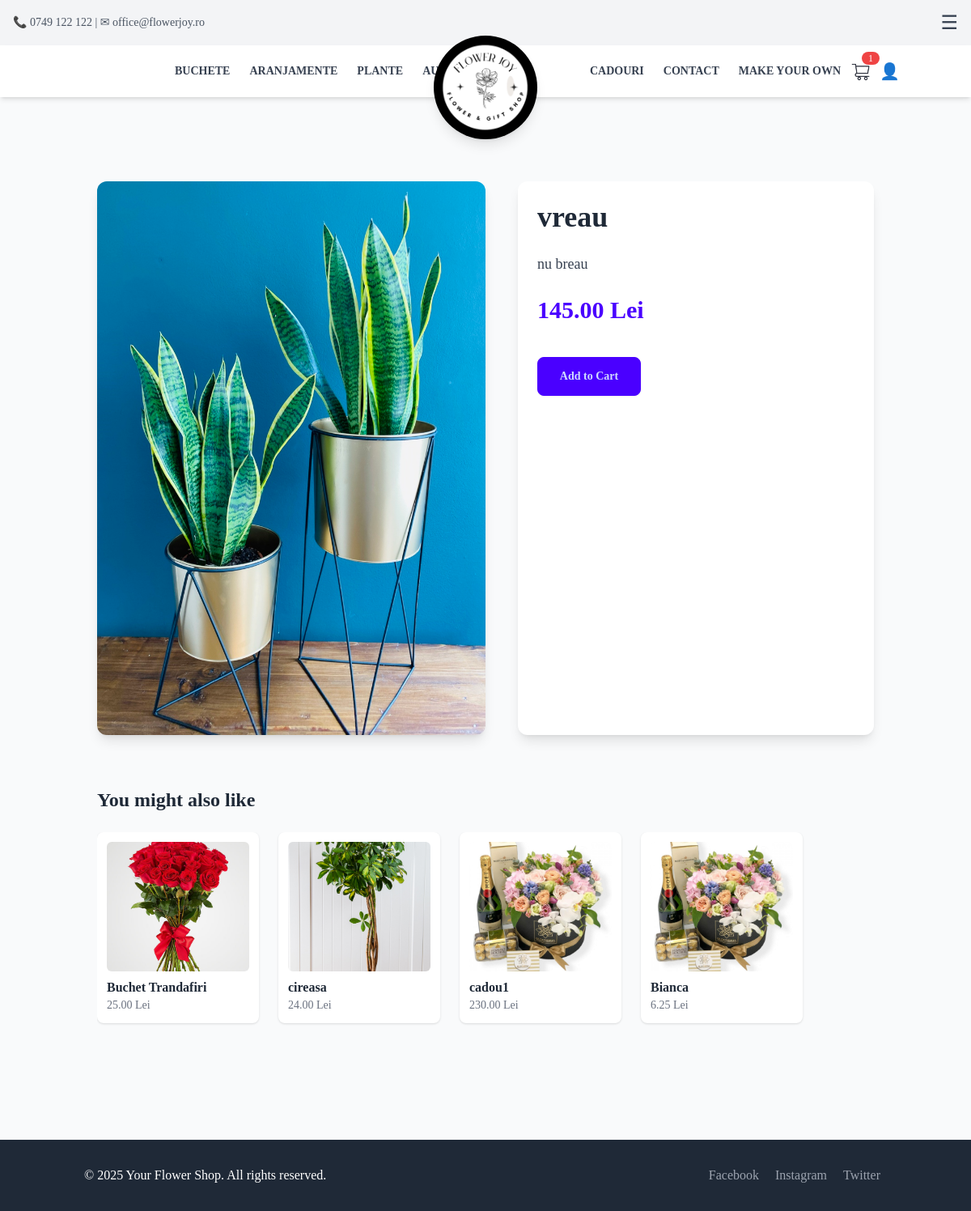
/product/16/, run on the app's committed database.
### App/models.py (models this page shows, shortened)
class Product(models.Model):
    name = models.CharField(max_length=100, null=False, blank=False)
    description = models.TextField()
    category = models.CharField(
        max_length=100,
        choices=[
            ("buchete", "buchete"),
            ("plante", "plante"),
            ("aranjamente", "aranjamente"),
            ("Accessories", "Accessories"),
            ("Gifts", "Gifts"),
            ("CustomBouquet", "CustomBouquet"),
        ],
        default="General"
    )
    price = models.DecimalField(max_digits=10, decimal_places=2, null=False, blank=False)
    image = models.ImageField(upload_to="Pictures/", null=False, blank=False)
    created_at = models.DateTimeField(auto_now_add=True, null=False, blank=False)
    is_custom = models.BooleanField(default=False)
    in_store = models.BooleanField(default=False)
    auction_manual = models.BooleanField(default=False)
    auction_start_time = models.DateTimeField(null=True, blank=True)
    auction_floor_price = models.DecimalField(max_digits=10, decimal_places=2, default=10)
    auction_interval_minutes = models.PositiveIntegerField(default=60)
    auction_drop_amount = models.DecimalField(max_digits=6, decimal_places=2, default=5)
    before_auction_price = models.DecimalField(max_digits=10, decimal_places=2, null=False, blank=False, default=0.00)  # Store the price before auction
    bid_submited = models.BooleanField(default=False)  # Track if a bid has been submitted
    number_of_purcheses = models.PositiveIntegerField(default=0)  # Track the number of purchases

### App/views.py (the view)
# urls.py: path('product/<int:pk>/', product_detail, name='product_detail'),
def product_detail(request, pk):
    product = get_object_or_404(Product, pk=pk)
    related_products = Product.objects.filter(category=product.category).exclude(pk=pk)[:10]
    cart_product_ids = get_cart_items(request).values_list('product_id', flat=True)
    context = {
        'product': product,
        'related_products': related_products,
        'cart_product_ids': cart_product_ids
    }
    return render(request, 'product_detail.html', context)

### App/views.py (called while the page is built)
def get_cart_items(request):
    user = request.user if request.user.is_authenticated else None
    session_id = request.session.session_key or request.session.create()
    return CartItem.objects.filter(user=user) if user else CartItem.objects.filter(session_id=session_id)

### App/templates/partials/product_detail.html (shortened to what this page needs)
{% extends 'base.html' %}
{% block content %}
<div class="container mx-auto mt-24 py-32 px-8">
    <div class="flex flex-col lg:flex-row gap-10">
        <img src="{{ product.image.url }}" alt="{{ product.name }}" class="w-1/2 h-100 object-cover rounded-xl shadow-lg">
        <div class="flex flex-col gap-6 w-full lg:w-1/2 bg-white p-6 rounded-xl shadow-lg">
            <h1 class="text-4xl font-extrabold text-gray-800">{{ product.name }}</h1>
            <p class="text-gray-700 text-lg leading-relaxed">{{ product.description }}</p>
            <p class="text-3xl font-bold text-primary">{{ product.price }} Lei</p>
            <div id="add-to-cart-container-{{ product.id }}">
                {% if product.id not in cart_product_ids %}
                <form id="add-to-cart-form-{{ product.id }}"
                      hx-post="{% url 'add_to_cart' product.id %}"
                      class="mt-4">
                    <button type="submit" class="btn btn-primary w-32 hover:bg-blue-700 transition duration-300 ease-in-out transform hover:scale-105">Add to Cart</button>
                </form>
                {% else %}
                <a href="/cart/" id="cart-btn" class="btn btn-success mt-2">
                    View in Cart
                </a>
                {% endif %}
            </div>
        </div>
    </div>
    <h2 class="text-2xl font-bold mt-16 mb-6">You might also like</h2>
    <div class="flex overflow-x-auto gap-6 pb-4">
        {% for item in related_products %}
            <a href="{% url 'product_detail' item.id %}" class="min-w-[200px] bg-white shadow rounded-lg p-3 hover:scale-105 duration-300">
                <img src="{{ item.image.url }}" class="w-full h-40 object-cover rounded-md mb-2">
                <h3 class="font-semibold">{{ item.name }}</h3>
                <p class="text-sm text-gray-500">{{ item.price }} Lei</p>
            </a>
        {% endfor %}
    </div>
</div>
{% endblock %}

### data on the page
Product: image (picture), name "vreau", description "nu breau", price "145.00"
Product: image (picture), name "Buchet Trandafiri", price "25.00"
Product: image (picture), name "cireasa", price "24.00"
Product: image (picture), name "cadou1", price "230.00"
Product: image (picture), name "Bianca", price "6.25"
